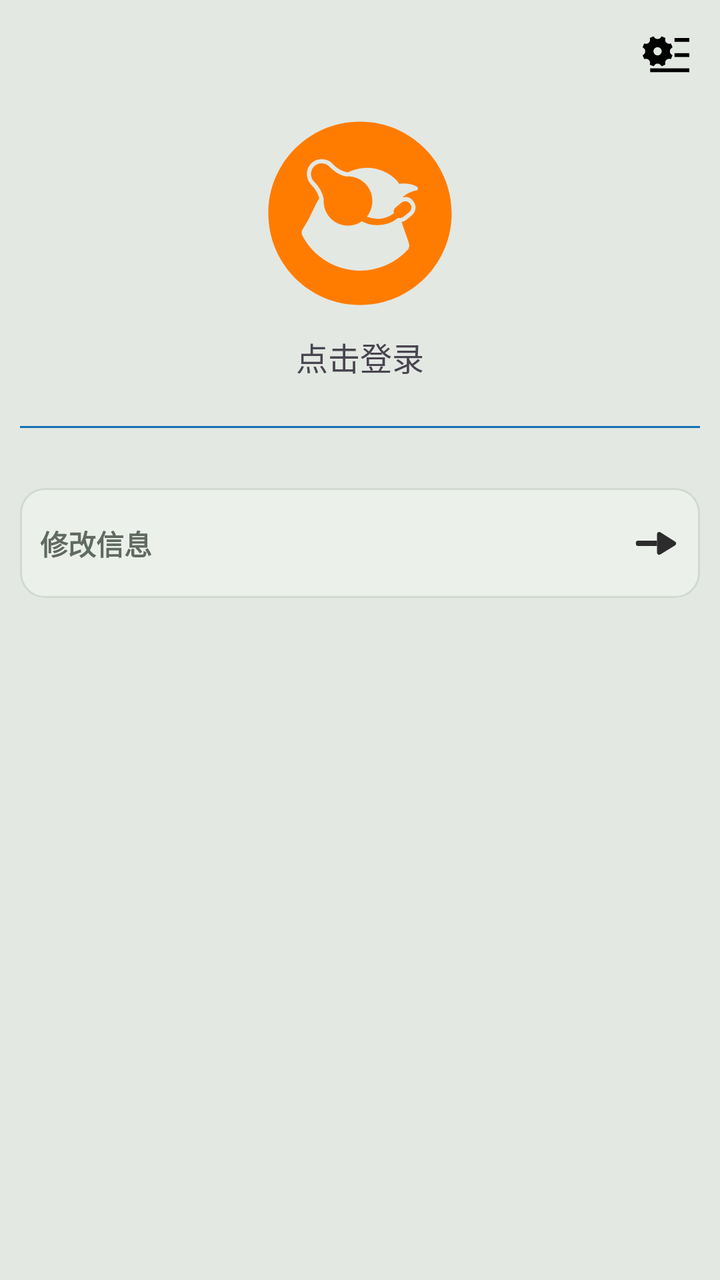
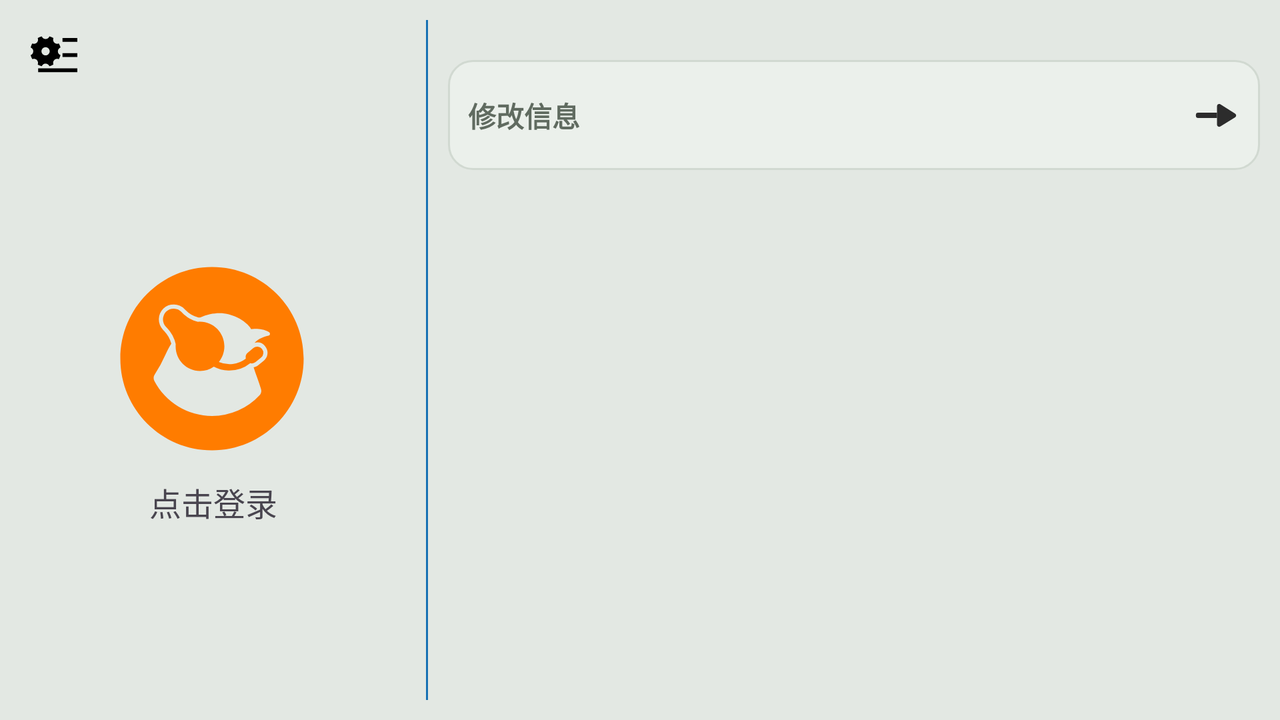

Compare how this app lays out the same screen by default and in its alternative resource folder. The renders come first, then the two layout files and the values they reference.
<!-- AndroidManifest.xml: application theme Theme.MyApplication -->
<!-- res/layout/fragment_profile.xml -->
<?xml version="1.0" encoding="utf-8"?>
<LinearLayout xmlns:android="http://schemas.android.com/apk/res/android"
    xmlns:app="http://schemas.android.com/apk/res-auto"
    android:layout_width="match_parent"
    android:layout_height="match_parent"
    android:background="@color/background_color">

    <LinearLayout
        android:layout_width="match_parent"
        android:layout_height="match_parent"
        android:orientation="vertical">

        <androidx.constraintlayout.widget.ConstraintLayout
            android:layout_width="match_parent"
            android:layout_height="0dp"
            android:layout_weight="1">

            <ImageButton
                android:id="@+id/btn_setting"
                android:layout_width="wrap_content"
                android:layout_height="wrap_content"
                android:layout_marginTop="10dp"
                android:layout_marginEnd="10dp"
                android:background="?attr/selectableItemBackgroundBorderless"
                android:padding="5dp"
                android:src="@drawable/ic_setting"
                app:layout_constraintEnd_toEndOf="parent"
                app:layout_constraintTop_toTopOf="parent" />

            <com.google.android.material.imageview.ShapeableImageView
                android:id="@+id/iv_avatar"
                android:layout_width="100dp"
                android:layout_height="100dp"
                android:src="@drawable/ic_avatar"
                app:layout_constraintBottom_toBottomOf="parent"
                app:layout_constraintEnd_toEndOf="parent"
                app:layout_constraintStart_toStartOf="parent"
                app:layout_constraintTop_toTopOf="parent"
                app:shapeAppearanceOverlay="@style/CircleImageStyle" />

            <TextView
                android:layout_width="wrap_content"
                android:layout_height="wrap_content"
                android:layout_marginTop="10dp"
                android:text="点击登录"
                android:textSize="16sp"
                app:layout_constraintEnd_toEndOf="parent"
                app:layout_constraintStart_toStartOf="parent"
                app:layout_constraintTop_toBottomOf="@+id/iv_avatar" />
        </androidx.constraintlayout.widget.ConstraintLayout>

        <View
            android:layout_width="match_parent"
            android:layout_height="1dp"
            android:layout_marginStart="10dp"
            android:layout_marginEnd="10dp"
            android:background="@color/line_color" />

        <LinearLayout
            android:layout_width="match_parent"
            android:layout_height="0dp"
            android:layout_weight="2"
            android:orientation="vertical">

            <androidx.constraintlayout.widget.ConstraintLayout
                android:id="@+id/cl_modify_user_info"
                android:layout_width="match_parent"
                android:layout_height="@dimen/layout_container_h"
                android:layout_marginStart="@dimen/margin_10"
                android:layout_marginTop="30dp"
                android:layout_marginEnd="@dimen/margin_10"
                android:background="@drawable/layout_bg">

                <TextView
                    android:layout_width="wrap_content"
                    android:layout_height="wrap_content"
                    android:layout_marginStart="@dimen/margin_10"
                    android:text="@string/modify_user_info"
                    android:textColor="@color/text_body"
                    android:textSize="@dimen/text_body_size"
                    android:textStyle="bold"
                    app:layout_constraintBottom_toBottomOf="parent"
                    app:layout_constraintStart_toStartOf="parent"
                    app:layout_constraintTop_toTopOf="parent" />

                <ImageView
                    android:layout_width="wrap_content"
                    android:layout_height="wrap_content"
                    android:src="@drawable/ic_arrow_right"
                    app:layout_constraintTop_toTopOf="parent"
                    app:layout_constraintBottom_toBottomOf="parent"
                    android:layout_marginEnd="10dp"
                    app:layout_constraintEnd_toEndOf="parent" />

            </androidx.constraintlayout.widget.ConstraintLayout>

        </LinearLayout>
    </LinearLayout>
</LinearLayout>
<!-- resources referenced by this layout -->
<resources>
  <color name="background_color">#E3E8E3</color>
  <color name="line_color">#1771B4</color>
  <color name="text_body">#606B60</color>
  <dimen name="layout_container_h">55dp</dimen>
  <dimen name="margin_10">10dp</dimen>
  <dimen name="text_body_size">14sp</dimen>
  <!-- drawable ic_arrow_right (drawable) -->
  <vector xmlns:android="http://schemas.android.com/apk/res/android"
      android:width="24dp"
      android:height="24dp"
      android:viewportWidth="1024"
      android:viewportHeight="1024">
    <path
        android:pathData="M533.3,568.3l0,-112.5L130.2,455.8A46.9,46.9 0,0 0,83.3 502.6l0,18.8A46.9,46.9 0,0 0,130.2 568.3L533.3,568.3z"
        android:fillColor="#2c2c2c"/>
    <path
        android:pathData="M604.8,749.2l314.7,-194.1a46.9,46.9 0,0 0,0.5 -79.5l-314.7,-199.3A46.9,46.9 0,0 0,533.3 315.9L533.3,709.3a46.9,46.9 0,0 0,71.4 39.9z"
        android:fillColor="#2c2c2c"/>
  </vector>
  <!-- drawable ic_setting (drawable) -->
  <vector xmlns:android="http://schemas.android.com/apk/res/android"
      android:width="24dp"
      android:height="24dp"
      android:viewportWidth="1024"
      android:viewportHeight="1024">
    <path
        android:fillColor="#FF000000"
        android:pathData="M594.5,454.6c0,-37.1 23.5,-68.8 56.3,-81.4 -7.6,-30.6 -19.7,-59.5 -35.5,-86.3 -32.2,14.2 -71,8.2 -97.2,-18 -26.2,-26.2 -32.2,-65 -18,-97.2a363.3,363.3 0,0 0,-86.3 -35.5c-12.6,32.8 -44.2,56.3 -81.4,56.3 -37.1,0 -68.8,-23.5 -81.4,-56.3 -30.6,7.6 -59.5,19.7 -86.3,35.5 14.2,32.2 8.2,71 -18,97.2s-65,32.2 -97.2,18c-15.8,26.8 -27.9,55.7 -35.5,86.3 32.8,12.6 56.3,44.2 56.3,81.4 0,37.1 -23.5,68.8 -56.3,81.4 7.6,30.6 19.7,59.5 35.5,86.3 32.2,-14.2 71,-8.2 97.2,18 26.2,26.2 32.2,65 18,97.2 26.8,15.8 55.7,27.9 86.3,35.5 12.6,-32.8 44.2,-56.3 81.4,-56.3 37.1,0 68.8,23.5 81.4,56.3 30.6,-7.6 59.5,-19.7 86.3,-35.5 -14.2,-32.2 -8.2,-71 18,-97.2 26.2,-26.2 65,-32.2 97.2,-18 15.8,-26.8 27.9,-55.7 35.5,-86.3 -32.8,-12.6 -56.3,-43.7 -56.3,-81.4zM332.3,542c-48.1,0 -87.4,-39.3 -87.4,-87.4s39.3,-87.4 87.4,-87.4 87.4,39.3 87.4,87.4 -39.3,87.4 -87.4,87.4zM691.7,172.2h318.4v80.3L691.7,252.5zM691.7,495.5h318.4v80.3L691.7,575.8zM175.6,818.9h834.5v80.3L175.6,899.1z"/>
  </vector>
  <!-- drawable layout_bg (drawable) -->
  <?xml version="1.0" encoding="utf-8"?>
  <ripple xmlns:android="http://schemas.android.com/apk/res/android"
      android:color="#10000000">
      <item>
          <shape android:shape="rectangle">
              <solid android:color="@color/layout_container_bg" />
              <stroke
                  android:width="@dimen/stroke_w"
                  android:color="@color/stroke_color" />
              <corners android:radius="12dp" />
          </shape>
      </item>
  </ripple>
  <string name="modify_user_info">修改信息</string>
  <style name="CircleImageStyle">
          <item name="cornerSize">50%</item>
      </style>
  <style name="Theme.MyApplication" parent="Theme.Material3.DayNight.NoActionBar">
          <item name="android:statusBarColor">@color/background_color</item>
          <item name="android:windowLightStatusBar">?attr/isLightTheme</item>
          <item name="android:navigationBarColor">@color/background_color</item>
          <item name="android:windowLightNavigationBar">?attr/isLightTheme</item>
          <item name="android:windowLayoutInDisplayCutoutMode">shortEdges</item>
          <item name="android:windowDrawsSystemBarBackgrounds">true</item>
      </style>
  <color name="layout_container_bg">#EBF0EB</color>
  <dimen name="stroke_w">1dp</dimen>
  <color name="stroke_color">#D1D9D1</color>
  <!-- some entries are left out for length -->
</resources>
<!-- res/layout-land/fragment_profile.xml (the repository's variant of the layout above) -->
<!-- drawn on the phone turned sideways -->
<?xml version="1.0" encoding="utf-8"?>
<LinearLayout xmlns:android="http://schemas.android.com/apk/res/android"
    xmlns:app="http://schemas.android.com/apk/res-auto"
    android:layout_width="match_parent"
    android:layout_height="match_parent"
    android:background="@color/background_color">

    <LinearLayout
        android:layout_width="match_parent"
        android:layout_height="match_parent"
        android:orientation="horizontal">

        <androidx.constraintlayout.widget.ConstraintLayout
            android:layout_width="0dp"
            android:layout_height="match_parent"
            android:layout_weight="1">

            <ImageButton
                android:id="@+id/btn_setting"
                android:layout_width="wrap_content"
                android:layout_height="wrap_content"
                android:layout_marginStart="10dp"
                android:layout_marginTop="10dp"
                android:background="?attr/selectableItemBackgroundBorderless"
                android:padding="5dp"
                android:src="@drawable/ic_setting"
                app:layout_constraintStart_toStartOf="parent"
                app:layout_constraintTop_toTopOf="parent" />

            <com.google.android.material.imageview.ShapeableImageView
                android:id="@+id/iv_avatar"
                android:layout_width="100dp"
                android:layout_height="100dp"
                android:src="@drawable/ic_avatar"
                app:layout_constraintBottom_toBottomOf="parent"
                app:layout_constraintEnd_toEndOf="parent"
                app:layout_constraintHorizontal_bias="0.496"
                app:layout_constraintStart_toStartOf="parent"
                app:layout_constraintTop_toTopOf="parent"
                app:layout_constraintVertical_bias="0.498"
                app:shapeAppearanceOverlay="@style/CircleImageStyle" />

            <TextView
                android:layout_width="wrap_content"
                android:layout_height="wrap_content"
                android:layout_marginTop="10dp"
                android:text="点击登录"
                android:textSize="16sp"
                app:layout_constraintEnd_toEndOf="parent"
                app:layout_constraintStart_toStartOf="parent"
                app:layout_constraintTop_toBottomOf="@+id/iv_avatar" />

        </androidx.constraintlayout.widget.ConstraintLayout>

        <View
            android:layout_width="1dp"
            android:layout_height="match_parent"
            android:layout_marginTop="10dp"
            android:layout_marginBottom="10dp"
            android:background="@color/line_color" />

        <LinearLayout
            android:layout_width="0dp"
            android:layout_height="match_parent"
            android:layout_weight="2"
            android:orientation="vertical">

            <androidx.constraintlayout.widget.ConstraintLayout
                android:id="@+id/cl_modify_user_info"
                android:layout_width="match_parent"
                android:layout_height="@dimen/layout_container_h"
                android:layout_marginStart="@dimen/margin_10"
                android:layout_marginTop="30dp"
                android:layout_marginEnd="@dimen/margin_10"
                android:background="@drawable/layout_bg">

                <TextView
                    android:layout_width="wrap_content"
                    android:layout_height="wrap_content"
                    android:layout_marginStart="@dimen/margin_10"
                    android:text="@string/modify_user_info"
                    android:textColor="@color/text_body"
                    android:textSize="@dimen/text_body_size"
                    android:textStyle="bold"
                    app:layout_constraintBottom_toBottomOf="parent"
                    app:layout_constraintStart_toStartOf="parent"
                    app:layout_constraintTop_toTopOf="parent" />

                <ImageView
                    android:layout_width="wrap_content"
                    android:layout_height="wrap_content"
                    android:layout_marginEnd="10dp"
                    android:src="@drawable/ic_arrow_right"
                    app:layout_constraintBottom_toBottomOf="parent"
                    app:layout_constraintEnd_toEndOf="parent"
                    app:layout_constraintTop_toTopOf="parent" />

            </androidx.constraintlayout.widget.ConstraintLayout>
        </LinearLayout>
    </LinearLayout>
</LinearLayout>
